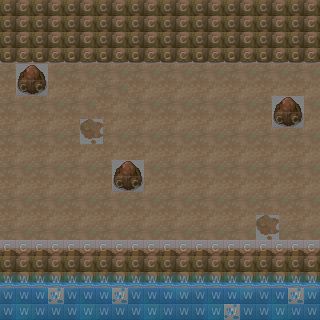

Below is a game level as drawn by its tile map, then a one-line description and the .tmx that defines it (tile-layer data replaced by summaries):
An orthogonal 20x20 tile map with 16x16 px tiles, 7 tile layers (Tile Layer 2, Tile Layer 3, Tile Layer 5, Tile Layer 4, ...), 6 tilesets and 2 objects (Player, warp).

<map version="1.0" orientation="orthogonal" width="20" height="20" tilewidth="16" tileheight="16">
 <properties>
  <property name="id" value="cave" />
 </properties>
 <tileset firstgid="1" name="spotthing" tilewidth="23" tileheight="25">
  <image source="../tilesets/spotthing.png" trans="808080" width="23" height="25" />
 </tileset>
 <tileset firstgid="2" name="cavebackground" tilewidth="16" tileheight="16">
  <image source="../tilesets/cavebackground.png" trans="808080" width="32" height="32" />
 </tileset>
 <tileset firstgid="6" name="cavetiles" tilewidth="16" tileheight="16">
  <image source="../tilesets/cavetiles.png" trans="808080" width="32" height="64" />
 </tileset>
 <tileset firstgid="14" name="watertiles" tilewidth="16" tileheight="16">
  <image source="../tilesets/watertiles.png" trans="808080" width="64" height="80" />
 </tileset>
 <tileset firstgid="34" name="maptypetileset" tilewidth="16" tileheight="16">
  <image source="../tilesets/maptypetileset.png" width="32" height="64" />
 </tileset>
 <tileset firstgid="42" name="rockthing" tilewidth="16" tileheight="16">
  <image source="../tilesets/rockthing.png" trans="808080" width="32" height="32" />
 </tileset>
 <layer name="Tile Layer 2" width="20" height="20">
  <data>[400 cells, 400 non-empty, 4 distinct tile ids]</data>
 </layer>
 <layer name="Tile Layer 3" width="20" height="20">
  <data>[400 cells, 4 non-empty, 1 distinct tile ids]</data>
 </layer>
 <layer name="Tile Layer 5" width="20" height="20">
  <data>[400 cells, 80 non-empty, 16 distinct tile ids]</data>
 </layer>
 <layer name="Tile Layer 4" width="20" height="20">
  <data>[400 cells, 64 non-empty, 7 distinct tile ids]</data>
 </layer>
 <layer name="Tile Layer 5" width="20" height="20">
  <data>[400 cells, 92 non-empty, 8 distinct tile ids]</data>
 </layer>
 <objectgroup name="Objects" width="20" height="20">
  <object name="red" type="Player" x="48" y="206" width="16" height="16">
   <properties>
    <property name="id" value="player" />
   </properties>
  </object>
  <object name="indoorhouse_warp2" type="warp" x="315" y="-64">
   <properties>
    <property name="dest_map" value="oasis_inside.tmx" />
    <property name="dest_warp" value="cave_warp" />
    <property name="id" value="cave_entrance" />
    <property name="tile_pos" value="10,8" />
   </properties>
  </object>
 </objectgroup>
 <layer name="Tile Layer 7" width="20" height="20">
  <data>[400 cells, 6 non-empty, 2 distinct tile ids]</data>
 </layer>
 <layer name="Collisions" width="20" height="20" opacity="0.28">
  <data>[400 cells, 186 non-empty, 2 distinct tile ids]</data>
 </layer>
</map>